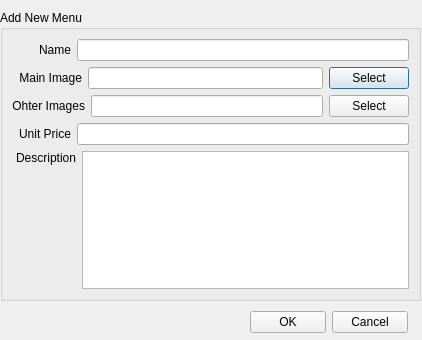
<?xml version="1.0" encoding="UTF-8"?>
<ui version="4.0">
 <class>AddNewMenu</class>
 <widget class="QDialog" name="AddNewMenu">
  <property name="geometry">
   <rect>
    <x>0</x>
    <y>0</y>
    <width>422</width>
    <height>340</height>
   </rect>
  </property>
  <property name="windowTitle">
   <string>Add New Menu</string>
  </property>
  <widget class="QGroupBox" name="groupBox">
   <property name="geometry">
    <rect>
     <x>0</x>
     <y>10</y>
     <width>421</width>
     <height>291</height>
    </rect>
   </property>
   <property name="title">
    <string>Add New Menu</string>
   </property>
   <layout class="QVBoxLayout" name="verticalLayout">
    <item>
     <layout class="QHBoxLayout" name="horizontalLayout">
      <item>
       <widget class="QLabel" name="label">
        <property name="text">
         <string>        Name</string>
        </property>
        <property name="alignment">
         <set>Qt::AlignRight|Qt::AlignTrailing|Qt::AlignVCenter</set>
        </property>
       </widget>
      </item>
      <item>
       <widget class="QLineEdit" name="name"/>
      </item>
     </layout>
    </item>
    <item>
     <layout class="QHBoxLayout" name="horizontalLayout_2">
      <item>
       <widget class="QLabel" name="label_2">
        <property name="text">
         <string>  Main Image</string>
        </property>
        <property name="alignment">
         <set>Qt::AlignRight|Qt::AlignTrailing|Qt::AlignVCenter</set>
        </property>
       </widget>
      </item>
      <item>
       <widget class="QLineEdit" name="imagePath">
        <property name="readOnly">
         <bool>true</bool>
        </property>
       </widget>
      </item>
      <item>
       <widget class="QPushButton" name="mainImageButton">
        <property name="text">
         <string>Select</string>
        </property>
       </widget>
      </item>
     </layout>
    </item>
    <item>
     <layout class="QHBoxLayout" name="horizontalLayout_3">
      <item>
       <widget class="QLabel" name="label_3">
        <property name="text">
         <string>Ohter Images</string>
        </property>
        <property name="alignment">
         <set>Qt::AlignRight|Qt::AlignTrailing|Qt::AlignVCenter</set>
        </property>
       </widget>
      </item>
      <item>
       <widget class="QLineEdit" name="imagesPath">
        <property name="readOnly">
         <bool>true</bool>
        </property>
       </widget>
      </item>
      <item>
       <widget class="QPushButton" name="imagesButton">
        <property name="text">
         <string>Select</string>
        </property>
       </widget>
      </item>
     </layout>
    </item>
    <item>
     <layout class="QHBoxLayout" name="horizontalLayout_4">
      <item>
       <widget class="QLabel" name="label_4">
        <property name="text">
         <string>  Unit Price</string>
        </property>
        <property name="alignment">
         <set>Qt::AlignRight|Qt::AlignTrailing|Qt::AlignVCenter</set>
        </property>
       </widget>
      </item>
      <item>
       <widget class="QLineEdit" name="unitPrice"/>
      </item>
     </layout>
    </item>
    <item>
     <layout class="QHBoxLayout" name="horizontalLayout_5">
      <item>
       <layout class="QVBoxLayout" name="verticalLayout_7">
        <item>
         <widget class="QLabel" name="label_5">
          <property name="text">
           <string> Description</string>
          </property>
          <property name="alignment">
           <set>Qt::AlignRight|Qt::AlignTrailing|Qt::AlignVCenter</set>
          </property>
         </widget>
        </item>
        <item>
         <spacer name="verticalSpacer">
          <property name="orientation">
           <enum>Qt::Vertical</enum>
          </property>
          <property name="sizeHint" stdset="0">
           <size>
            <width>20</width>
            <height>40</height>
           </size>
          </property>
         </spacer>
        </item>
       </layout>
      </item>
      <item>
       <widget class="QTextEdit" name="description"/>
      </item>
     </layout>
    </item>
   </layout>
  </widget>
  <widget class="QWidget" name="layoutWidget">
   <property name="geometry">
    <rect>
     <x>0</x>
     <y>0</y>
     <width>2</width>
     <height>2</height>
    </rect>
   </property>
   <layout class="QVBoxLayout" name="verticalLayout_2"/>
  </widget>
  <widget class="QWidget" name="layoutWidget">
   <property name="geometry">
    <rect>
     <x>0</x>
     <y>0</y>
     <width>2</width>
     <height>2</height>
    </rect>
   </property>
   <layout class="QVBoxLayout" name="verticalLayout_3"/>
  </widget>
  <widget class="QWidget" name="layoutWidget">
   <property name="geometry">
    <rect>
     <x>250</x>
     <y>310</y>
     <width>158</width>
     <height>25</height>
    </rect>
   </property>
   <layout class="QHBoxLayout" name="horizontalLayout_6">
    <item>
     <widget class="QPushButton" name="okButton">
      <property name="text">
       <string>OK</string>
      </property>
     </widget>
    </item>
    <item>
     <widget class="QPushButton" name="cancelButton">
      <property name="text">
       <string>Cancel</string>
      </property>
     </widget>
    </item>
   </layout>
  </widget>
 </widget>
 <resources/>
 <connections/>
</ui>
